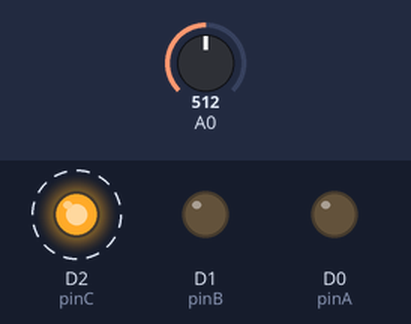
A sketch run on a simulated ESP8266 (NodeMCU). On the bench: output pins drawn as LEDs (lit = HIGH). Dashed ring = blinking. The test bench sets the inputs (shaded band); at power-on: A0 = 512. What the sketch prints to the serial monitor is not drawn.

Above: at 1.5 s.
Timing chart, 0 to 4.0 s (numbered marks = the images above):
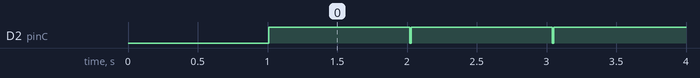

The sketch:

multiplexer.ino
```cpp
// (licence header left out)
int pinA = D0;
int pinB = D1;
int pinC = D2;

void setup()
{
  Serial.begin(115200);
  delay(1000);
  pinMode(pinA, OUTPUT);
  pinMode(pinB, OUTPUT);
  pinMode(pinC, OUTPUT);
}

void loop()
{
  digitalWrite(pinA, LOW);
  digitalWrite(pinB, LOW);
  digitalWrite(pinC, LOW);
  delay(10);
  auto analog1 = analogRead(0);
  digitalWrite(pinA, LOW);
  digitalWrite(pinB, LOW);
  digitalWrite(pinC, HIGH);
  delay(10);
  auto analog2 = analogRead(0);
  Serial.print("Analog 1: ");
  Serial.println(analog1);
  Serial.print("Analog 2: ");
  Serial.println(analog2);
  delay(1000);
}
```

Measured:
- by itself, D2 (pinC): alternates HIGH for 1.0 s and LOW for 0.01 s
